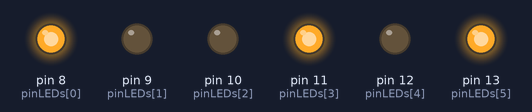
A sketch run on a simulated Arduino Uno, built with avr-gcc and run on an emulated ATmega328P. Parts: output pins drawn as LEDs (lit = HIGH).

Above: at 0.1 s.
Timing chart, 0 to 1.6 s (numbered marks = the images above):
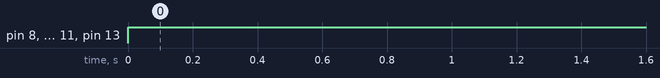

The sketch:

_10-array.ino
```cpp
const int pinLEDs[] = {8, 9, 10, 11, 12, 13};
//         posicion -> 0, 1,  2,  3,  4,  5,

void setup() {
  pinMode(8, OUTPUT);
  pinMode(9, OUTPUT);
  pinMode(10, OUTPUT);
  pinMode(11, OUTPUT);
  pinMode(12, OUTPUT);
  pinMode(13, OUTPUT);
}

void loop() {
  digitalWrite(8, HIGH);
  digitalWrite( pinLEDs[3], HIGH);

  int index = 5;
  digitalWrite(pinLEDs[index], HIGH);

}
```

Measured:
- by itself, pin 8 (pinLEDs[0]), pin 11 (pinLEDs[3]), pin 13 (pinLEDs[5]): LOW → HIGH at 0.00 s
